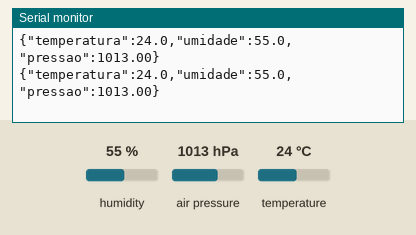
A sketch run on a simulated Arduino Uno, built with avr-gcc and run on an emulated ATmega328P. Shown: the last lines printed to the serial monitor. The inputs (shaded band) are chosen by the test bench; at power-on: humidity 55 %, air pressure 1013 hPa, temperature 24 °C.

Above: at 5.8 s.
5.9 s: humidity set to 22 %
At 11.1 s:
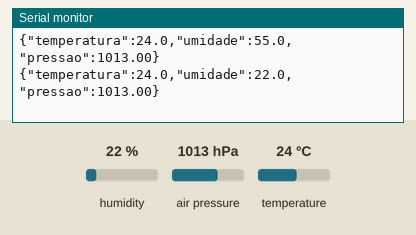
11.9 s: air pressure set to 952 hPa
At 15.9 s:
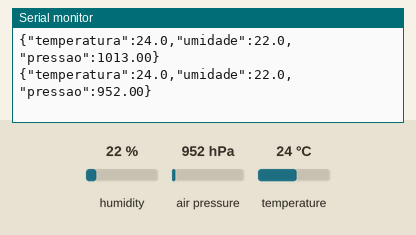
17.9 s: temperature set to 12 °C
At 20.6 s:
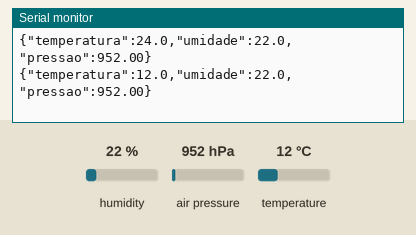
23.9 s: air pressure set to 975 hPa
At 26.6 s:
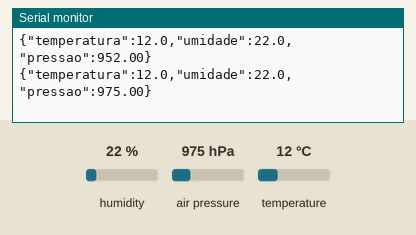
29.9 s: humidity set to 40 %
At 31.3 s:
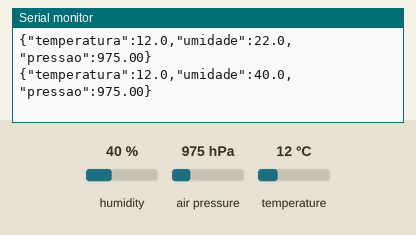
Timing chart, 0 to 32.9 s (numbered marks = the images above; inputs shaded):
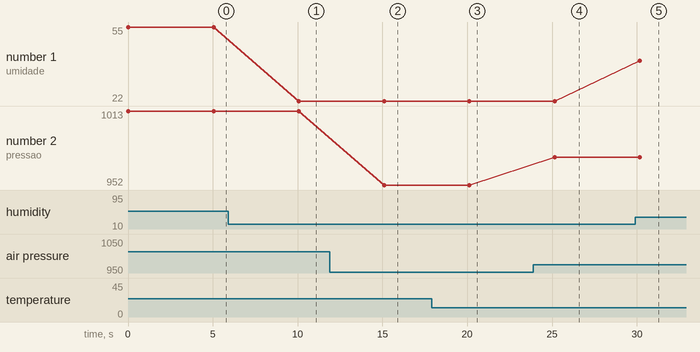

Measured:
- after the input at 5.9 s, the serial monitor: prints a new line after 4.2 s (image 1)
- after the input at 11.9 s, the serial monitor: prints a new line after 3.2 s (image 2)
- after the input at 17.9 s, the serial monitor: prints a new line after 2.2 s (image 3)
- after the input at 23.9 s, the serial monitor: prints a new line after 1.3 s (image 4)
- after the input at 29.9 s, the serial monitor: prints a new line after 0.28 s (image 5)
- plotted number 1: 55 → 22 after the input at 5.9 s, 22 → 40 after the input at 29.9 s
- plotted number 2: 1013 → 952 after the input at 11.9 s, 952 → 975 after the input at 23.9 s

The sketch:

ARDUINO.ino
```cpp
#include "DHT.h"
#include <Wire.h>
#include <Adafruit_Sensor.h>
#include <Adafruit_BME280.h>

// ── Configurações do DHT11 ──────────────────────────────
#define DHTPIN 2
#define DHTTYPE DHT11
DHT dht(DHTPIN, DHTTYPE);

// ── Configurações do BME280 (I2C) ──────────────────────
Adafruit_BME280 bme;

// ── Intervalo de envio (ms) ─────────────────────────────
#define INTERVALO 5000

void setup() {
  Serial.begin(9600);
  dht.begin();

  // Inicializa BME280 — endereço padrão 0x76 ou 0x77
  if (!bme.begin(0x76)) {
    if (!bme.begin(0x77)) {
      Serial.println("{\"erro\":\"BME280 nao encontrado\"}");
    }
  }

  // Configurações recomendadas para o BME280
  bme.setSampling(Adafruit_BME280::MODE_NORMAL,
                  Adafruit_BME280::SAMPLING_X2,  // temperatura
                  Adafruit_BME280::SAMPLING_X16, // pressão
                  Adafruit_BME280::SAMPLING_X1,  // umidade
                  Adafruit_BME280::FILTER_X16,
                  Adafruit_BME280::STANDBY_MS_500);
}

void loop() {
  float temperatura = dht.readTemperature();
  float umidade     = dht.readHumidity();
  float pressao     = bme.readPressure() / 100.0F;

  // Valida leituras antes de enviar
  if (isnan(temperatura) || isnan(umidade)) {
    Serial.println("{\"erro\":\"Falha na leitura do DHT11\"}");
    delay(INTERVALO);
    return;
  }

  // Se o BME falhar, define pressão como 0 para não quebrar o JSON
  if (isnan(pressao)) {
    pressao = 0.0;
  }

  // Monta e envia o JSON pela serial
  Serial.print("{");
  Serial.print("\"temperatura\":"); Serial.print(temperatura, 1);
  Serial.print(",\"umidade\":");    Serial.print(umidade, 1);
  Serial.print(",\"pressao\":");    Serial.print(pressao, 2);
  Serial.println("}");

  delay(INTERVALO);
}
```
